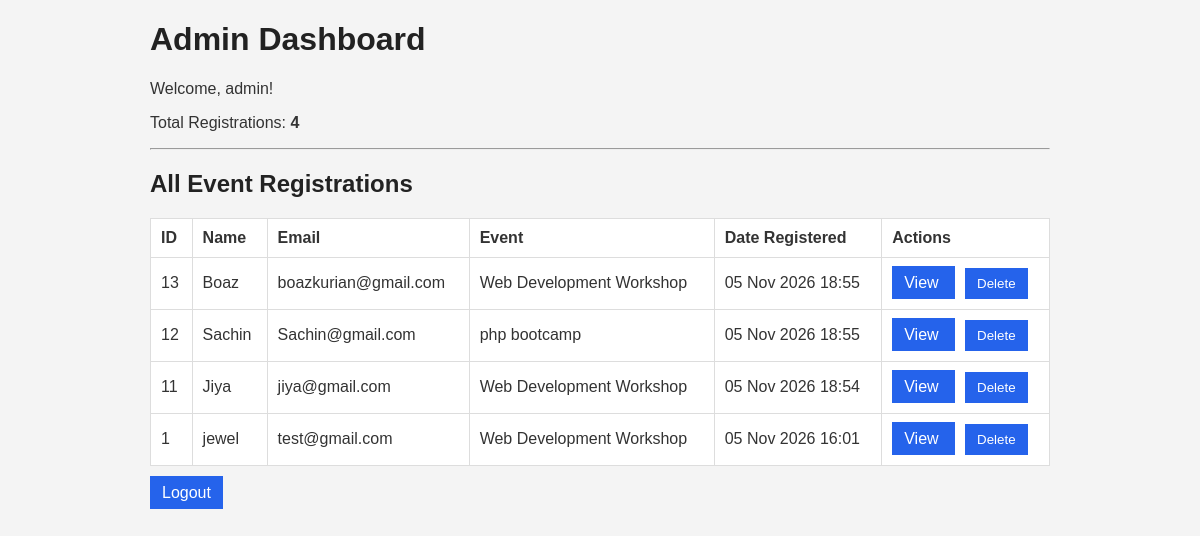
The page /admin/dashboard.php (signed in) on the database its author committed.
### tables this page shows
CREATE TABLE `registrations` (
  `id` int(11) NOT NULL,
  `event_id` int(11) NOT NULL,
  `name` varchar(100) NOT NULL,
  `email` varchar(150) NOT NULL,
  `registered_at` timestamp NULL DEFAULT current_timestamp()
);

CREATE TABLE `events` (
  `id` int(11) NOT NULL,
  `name` varchar(150) NOT NULL,
  `event_date` date NOT NULL,
  `description` text NOT NULL,
  `created_at` timestamp NULL DEFAULT current_timestamp()
);

### admin/dashboard.php (the view, shortened to what this page needs)
<?php
require_once "../config/database.php";
$sql = "SELECT
            registrations.id,
            registrations.name,
            registrations.email,
            registrations.registered_at,
            events.name AS event_name,
            events.event_date
        FROM registrations
        INNER JOIN events
            ON registrations.event_id = events.id
        ORDER BY registrations.registered_at DESC";
$stmt = $pdo->prepare($sql);
$stmt->execute();
$registrations = $stmt->fetchAll(PDO::FETCH_ASSOC);
?>
<!DOCTYPE html>
<html lang="en">
<head>
    <link rel="stylesheet" href="../assets/css/style.css">
</head>
<body>
    <div class="container">
        <h1>Admin Dashboard</h1>
        <p>
            Welcome,
            <?= htmlspecialchars($_SESSION['admin_username'], ENT_QUOTES, 'UTF-8'); ?>!
        </p>
        <p>
            Total Registrations: <strong><?= count($registrations); ?></strong>
        </p>
        <hr>
        <h2>All Event Registrations</h2>
        <?php if (count($registrations) > 0): ?>
            <table>
                <thead>
                    <tr>
                        <th>ID</th>
                        <th>Name</th>
                        <th>Email</th>
                        <th>Event</th>
                        <th>Date Registered</th>
                        <th>Actions</th>
                    </tr>
                </thead>
                <tbody>
                    <?php foreach ($registrations as $registration): ?>
                        <tr>
                            <td><?= (int) $registration['id']; ?></td>
                            <td>
                                <?= htmlspecialchars($registration['name'], ENT_QUOTES, 'UTF-8'); ?>
                            </td>
                            <td>
                                <?= htmlspecialchars($registration['email'], ENT_QUOTES, 'UTF-8'); ?>
                            </td>
                            <td>
                                <?= htmlspecialchars($registration['event_name'], ENT_QUOTES, 'UTF-8'); ?>
                            </td>
                            <td>
                                <?= date('d M Y H:i', strtotime($registration['registered_at'])); ?>
                            </td>
                            <td>
                                <a href="view-registration.php?id=<?= (int) $registration['id']; ?>">
                                    View
                                </a>
                                <form action="delete-registration.php" method="POST"
                                    onsubmit="return confirm('Are you sure you want to delete this registration?');">
                                    <button type="submit">Delete</button>
                                </form>
                            </td>
                        </tr>
                    <?php endforeach; ?>
                </tbody>
            </table>
        <?php else: ?>
            <p>No registrations found.</p>
        <?php endif; ?>
        <br>
        <a href="logout.php">Logout</a>
    </div>
</body>
</html>

### assets/css/style.css (style rules this page uses)
body { font-family: Arial, sans-serif; background-color: #f4f4f4; color: #333; margin: 20px; }
.container { max-width: 900px; margin: auto; }
h1, h2 { color: #222; }
a, button { background: #2563eb; color: white; padding: 8px 12px; text-decoration: none; border: none; cursor: pointer; }
table { width: 100%; border-collapse: collapse; background: white; }
th, td { padding: 10px; border: 1px solid #ddd; text-align: left; }
td form { display: inline; margin-left: 10px; }

### rows shown on the page
registrations: id "13", name "Boaz", email "boazkurian@gmail.com", event.name "Web Development Workshop", registered_at "05 Nov 2026 18:55"
registrations: id "12", name "Sachin", email "Sachin@gmail.com", event.name "php bootcamp", registered_at "05 Nov 2026 18:55"
registrations: id "11", name "Jiya", email "jiya@gmail.com", event.name "Web Development Workshop", registered_at "05 Nov 2026 18:54"
registrations: id "1", name "jewel", email "test@gmail.com", event.name "Web Development Workshop", registered_at "05 Nov 2026 16:01"

### other values the page prints
$_SESSION['admin_username'] "admin"
count($registrations) "4"
